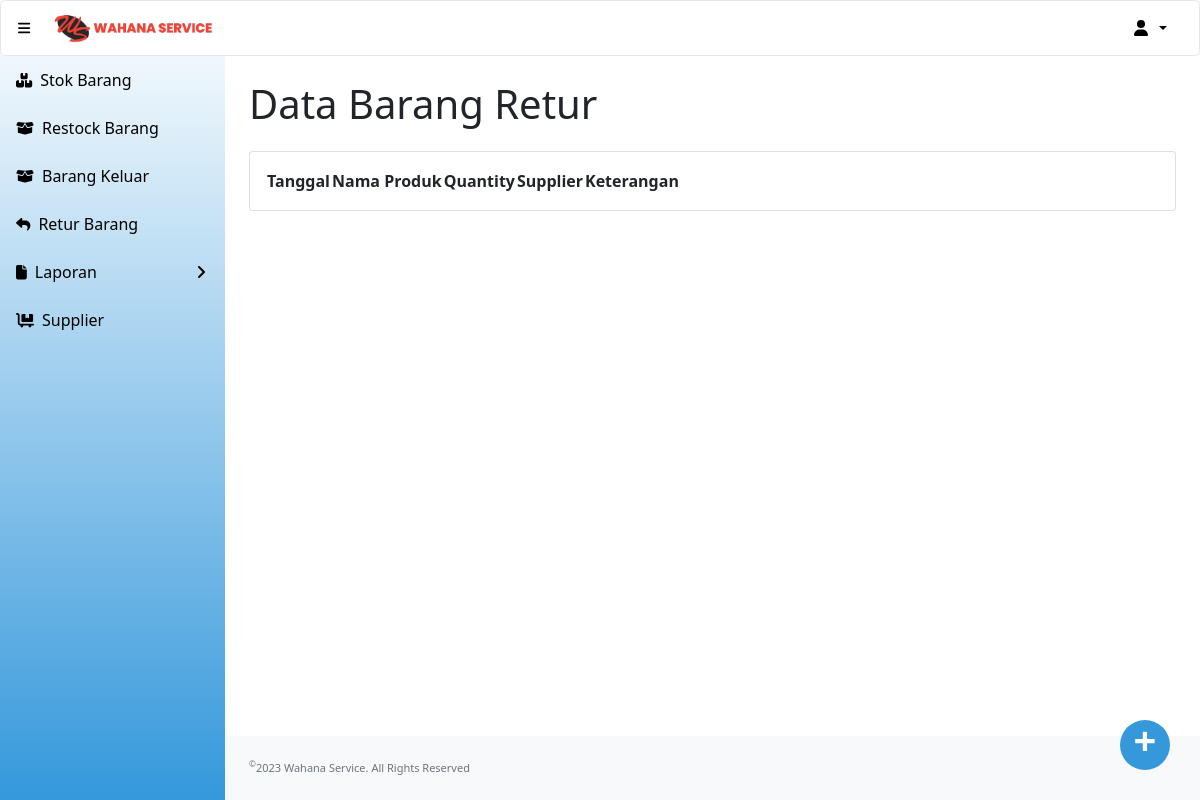
The app's page /retur.php (signed in), older data.
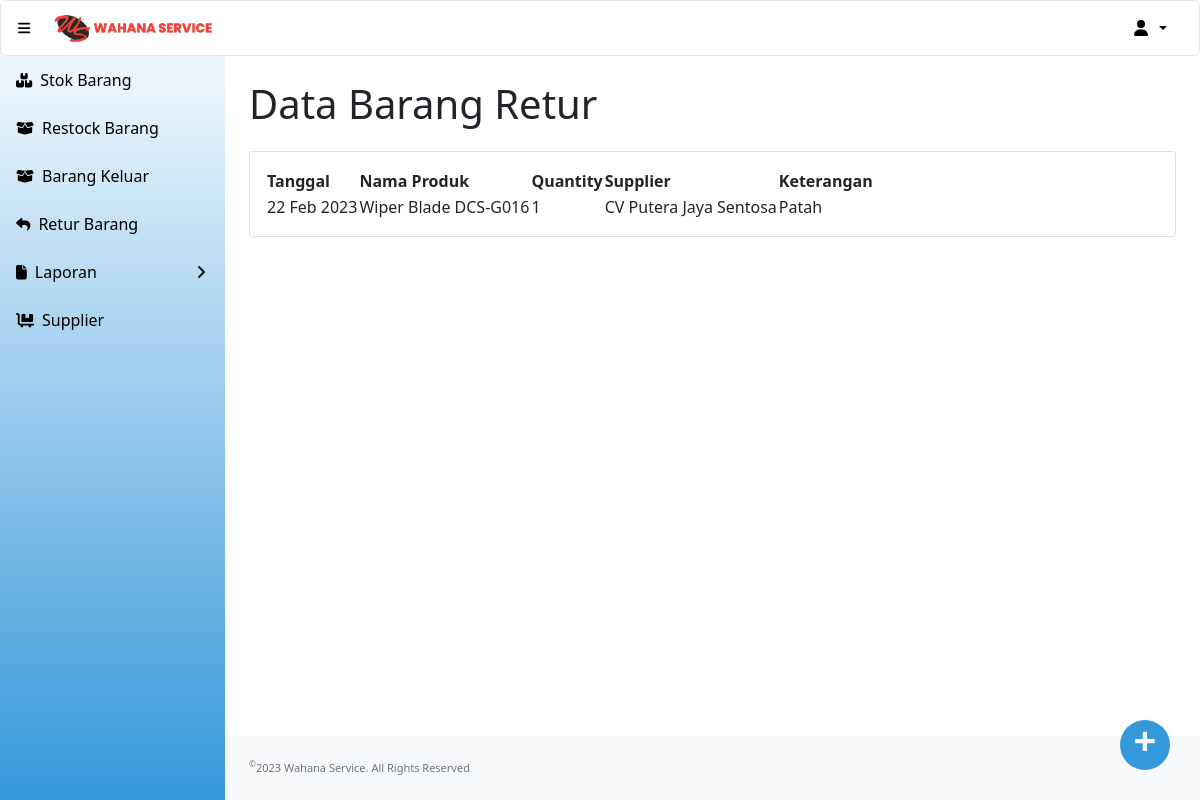
The same page, newer data.
### tables this page shows
CREATE TABLE `retur_barang` (
  `id_retur` int(11) NOT NULL,
  `id_produk` varchar(10) NOT NULL,
  `id_supplier` int(11) NOT NULL,
  `tanggal` date NOT NULL DEFAULT current_timestamp(),
  `quantity` int(11) NOT NULL,
  `deskripsi` varchar(150) NOT NULL
);

CREATE TABLE `produk` (
  `id_produk` varchar(10) NOT NULL,
  `id_supplier` int(11) NOT NULL,
  `nama_produk` varchar(100) NOT NULL,
  `jenis_barang` varchar(100) NOT NULL,
  `qty` int(10) NOT NULL,
  `harga` int(10) NOT NULL
);

CREATE TABLE `supplier` (
  `id_supplier` int(11) NOT NULL,
  `nama_supplier` varchar(200) NOT NULL,
  `alamat` varchar(500) NOT NULL,
  `no_telp` varchar(20) NOT NULL
);

### retur.php (the view, shortened to what this page needs)
<?php
include "conn.php";
?>
<!DOCTYPE html>
<html lang="en">
    <head>
        <link href="https://cdn.jsdelivr.net/npm/simple-datatables@latest/dist/style.css" rel="stylesheet" />
        <link href="css/styles.css" rel="stylesheet" />
    </head>
    <body class="sb-nav-fixed">
    <?php include "head.php"; ?>
        <div id="layoutSidenav">
        <?php include "menu.php"; ?>
            </div>
            <div id="layoutSidenav_content">
                <main>
                    <div class="container-fluid px-4">
                        <h1 class="mt-4" style="padding-bottom:15px";>Data Barang Retur</h1>
                        <div class="card mb-4">
                            <div class="card-body">
                                <table id="datatablesSimple">
                                    <thead>
                                        <tr>
                                            <th>Tanggal</th>
                                            <th>Nama Produk</th>
                                            <th>Quantity</th>
                                            <th>Supplier</th>
                                            <th>Keterangan</th>
                                        </tr>
                                    </thead>
                                    <tbody>
                                        <?php
                                            $sSQL="select * from retur_barang r, produk p, supplier s where p.id_produk = r.id_produk and s.id_supplier = r.id_supplier  order by r.id_retur DESC";
                                            $result=mysqli_query($koneksi, $sSQL);
                                            if (mysqli_num_rows($result) > 0)
                                            {
                                                while ($row=mysqli_fetch_assoc($result))
                                                {
                                                    $tanggal = $row['tanggal'];
                                                    $nama_produk = $row['nama_produk'];
                                                    $id_supplier = $row['nama_supplier'];
                                                    $quantity = $row['quantity'];
                                                    $deskripsi = $row['deskripsi'];
                                        ?>
                                            <tr>
                                                <td><?php echo date('d M Y', strtotime($tanggal));?></td>
                                                <td><?php echo $nama_produk;?></td>
                                                <td><?php echo $quantity;?></td>
                                                <td><?php echo $id_supplier;?></td>
                                                <td><?php echo $deskripsi;?></td>
                                            </tr>
                                        <?php
                                                }
                                            }
                                         ?>
                                    </tbody>
                                </table>
                            </div>
                        </div>
                    </div>
                    <a href="add_retur.php" class="act-btn">
                        +
                    </a>
                </main>
                <footer class="py-4 bg-light mt-auto">
                    <div class="container-fluid px-4">
                        <div class="d-flex align-items-center justify-content-between small">
                           <div class="text-muted"><sup>&copy;</sup>2023 Wahana Service. All Rights Reserved</div>
                        </div>
                    </div>
                </footer>
            </div>
    </body>
</html>

Row changes from the older to the newer data that the page shows:
added retur_barang: tanggal "22 Feb 2023", id_produk.nama_produk "Wiper Blade DCS-G016", quantity "1", id_supplier.nama_supplier "CV Putera Jaya Sentosa", deskripsi "Patah"
